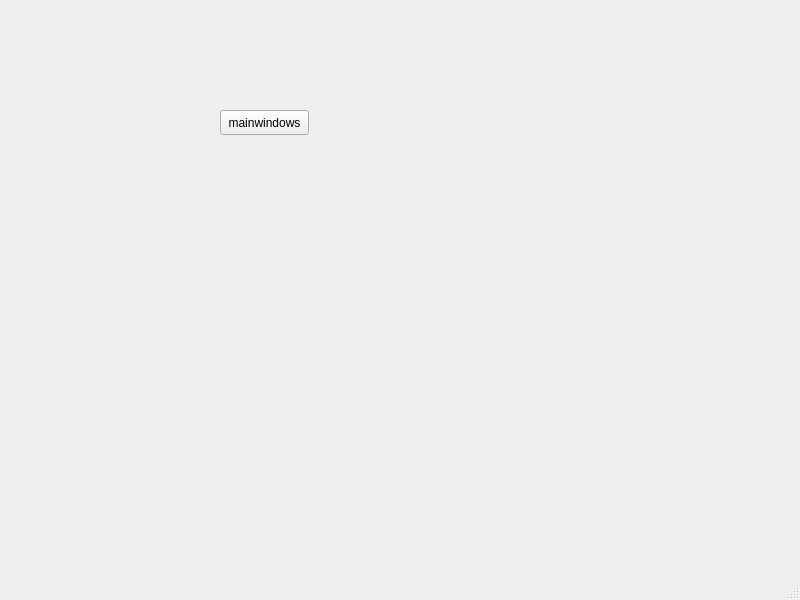
<?xml version="1.0" encoding="UTF-8"?>
<ui version="4.0">
 <class>MainWindow</class>
 <widget class="QMainWindow" name="MainWindow">
  <property name="geometry">
   <rect>
    <x>0</x>
    <y>0</y>
    <width>800</width>
    <height>600</height>
   </rect>
  </property>
  <property name="windowTitle">
   <string>MainWindow</string>
  </property>
  <widget class="QWidget" name="centralwidget">
   <widget class="QPushButton" name="pushButton">
    <property name="geometry">
     <rect>
      <x>220</x>
      <y>110</y>
      <width>89</width>
      <height>25</height>
     </rect>
    </property>
    <property name="text">
     <string>mainwindows</string>
    </property>
   </widget>
  </widget>
  <widget class="QMenuBar" name="menubar">
   <property name="geometry">
    <rect>
     <x>0</x>
     <y>0</y>
     <width>800</width>
     <height>27</height>
    </rect>
   </property>
  </widget>
  <widget class="QStatusBar" name="statusbar"/>
 </widget>
 <resources/>
 <connections/>
</ui>
